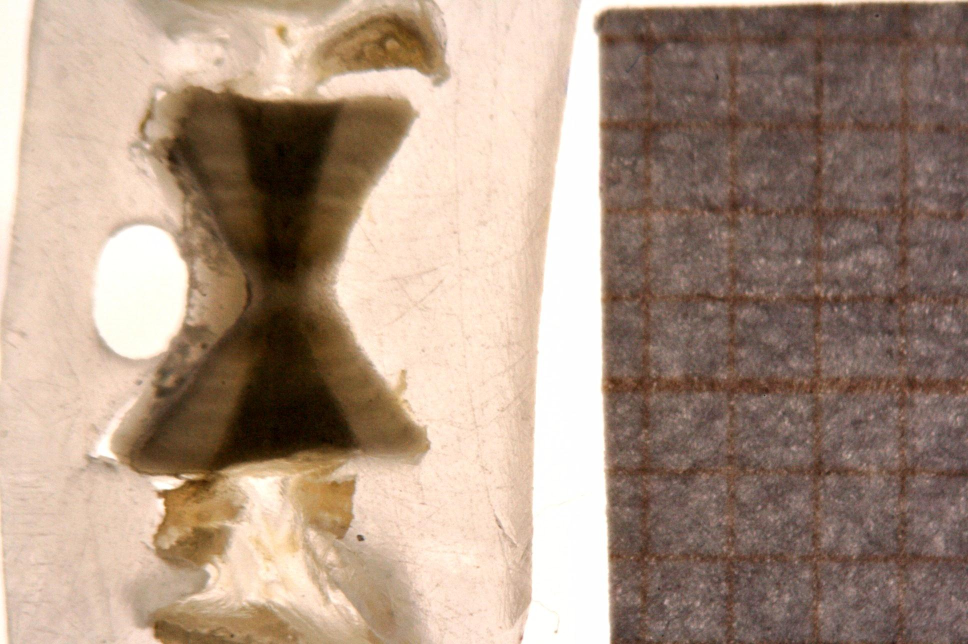
#> input picture GYA001-1.JPG, 1936 x 1288 px, found by its file name (shown at 1/2 size)
$ python first.py
#> lines starting #> are read from the running program, lines starting #| are printed output that depends on the picture
from PIL import Image, ImageFilter, ImageEnhance
import numpy as np
import os

INPUT_FOLDER = "input"
OUTPUT_FOLDER = "output"

def in_path(filename):
    return os.path.join(INPUT_FOLDER,filename)

def out_path(filename):
    return os.path.join(OUTPUT_FOLDER,filename)

original_image = Image.open(in_path("GYA001-1.JPG"))
#> original_image is the input picture: PIL image 1936x1288 RGB; mean R, G, B 170.6, 147.3, 130.2
box = (300, 0, original_image.width//2, original_image.height//2)
#> box = (300, 0, 968, 644)
original_image = original_image.crop(box)
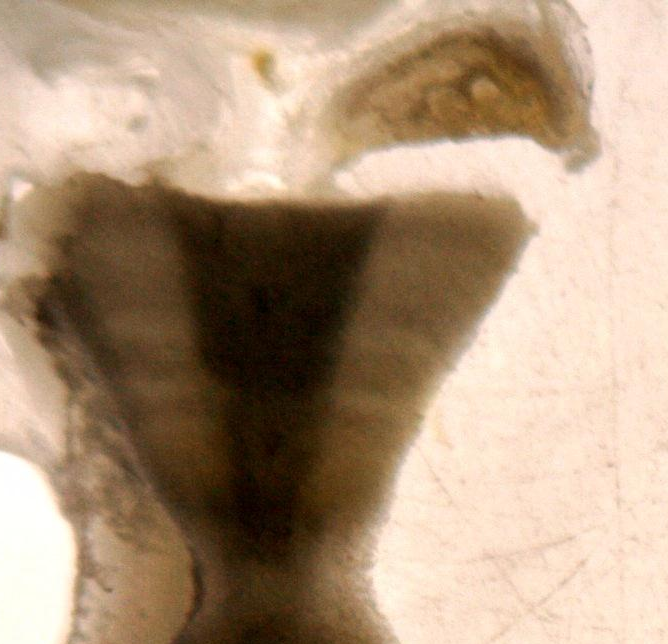
#> original_image: PIL image 668x644 RGB; mean R, G, B 174.9, 149.7, 124.4

#####################################################################
def grayscale(colored):
    w , h = colored.size
#> w = 668; h = 644
    img = Image.new(colored.mode, (w,h))
#> img: PIL image 668x644 RGB; every value is 0

    for y in range(w):
        for x in range(h):
            pxl = colored.getpixel((y,x))
            lum = int(0.3*pxl[0] + 0.59*pxl[1] + 0.11*pxl[2])
            img.putpixel((y,x),(lum,lum,lum))
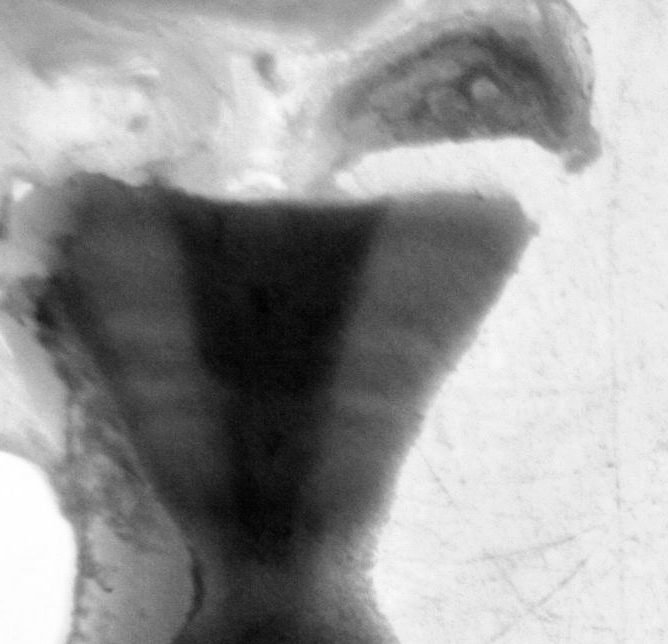
#> img: PIL image 668x644 RGB; min 0, max 255, mean 154.1

    return img
#####################################################################
def show_vertical(im1,im2):
    im = Image.fromarray(np.hstack((np.array(im1),np.array(im2))))
    im.show()
####################################################################
# [136 lines left out: functions filtroNegativo, filtroGamma, grafico3D, corte, criaHistograma, grid and 1 more, not called in this run]
#####################################################################
def show_edges_prewitt(img, offset=0, direction='x'):
#> called with offset = 0, direction = 'a'
    from  math import sqrt

    XPREWITT = ImageFilter.Kernel(
    (3,3),
     [ 1, 0, -1,
       1, 0, -1,
       1, 0, -1],
     1,
     offset )


    YPREWITT = ImageFilter.Kernel(
    (3,3),
     [ 1,   1,  1,
       0,   0,  0,
       -1, -1, -1],
     1,
     offset )

    if direction == 'y':
        filtered = img.filter(YPREWITT)
    elif direction == 'x':
        filtered = img.filter(XPREWITT)
    else:
        hprewitt = img.filter(YPREWITT)
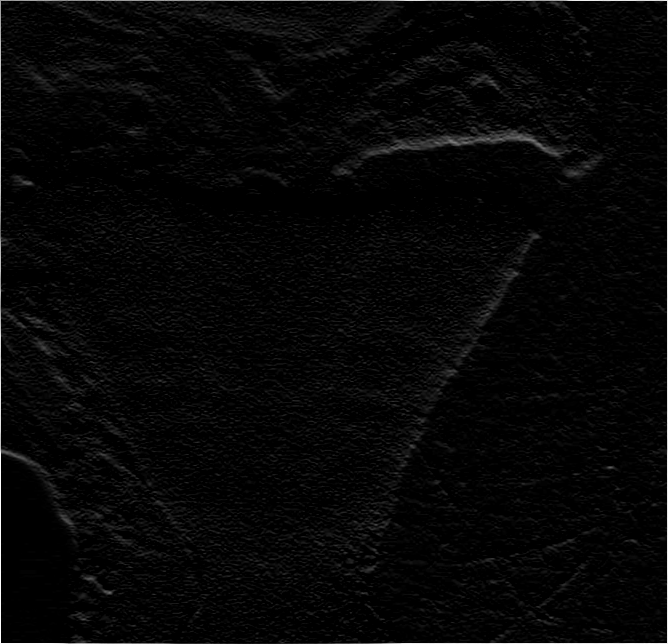
#> hprewitt: PIL image 668x644 RGB; min 0, max 254, mean 6.3
        vprewitt = img.filter(XPREWITT)
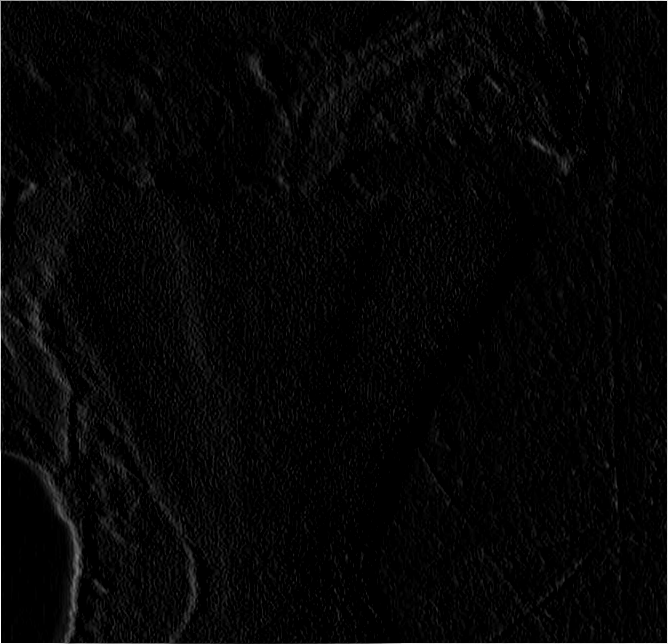
#> vprewitt: PIL image 668x644 RGB; min 0, max 254, mean 6
        w, h = img.size
#> w = 668; h = 644
        filtered = img
        for y in range(w):
            for x in range(h):
                value = sqrt(
                    vprewitt.getpixel((y,x))[0]**2 + hprewitt.getpixel((y,x))[0]**2
                )
                value = int(min(value,255))
                filtered.putpixel((y,x),(value,value,value))
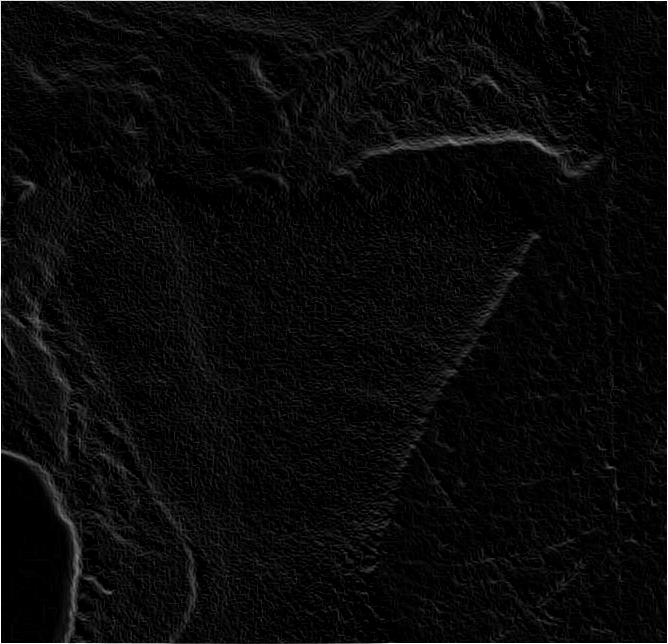
#> filtered: PIL image 668x644 RGB; min 0, max 255, mean 10.1
    return filtered


if __name__ == "__main__":

    final_image = grayscale(original_image)

    # [22 lines of commented-out code are left out]
    show_vertical(show_edges_prewitt(final_image,0,'a'),final_image)
#> in show_vertical, `im = Image.fromarray(np.hstack((np.array(im1),np.array(im2))))`:
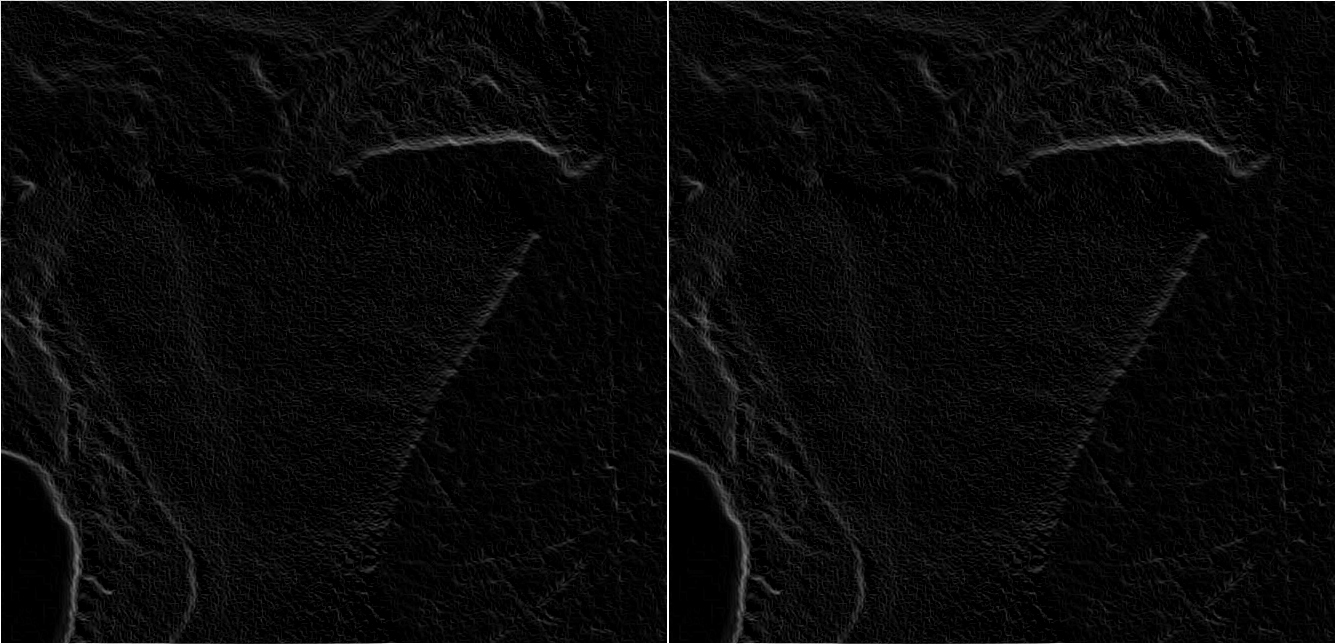
#> im: PIL image 1336x644 RGB; min 0, max 255, mean 10.1
